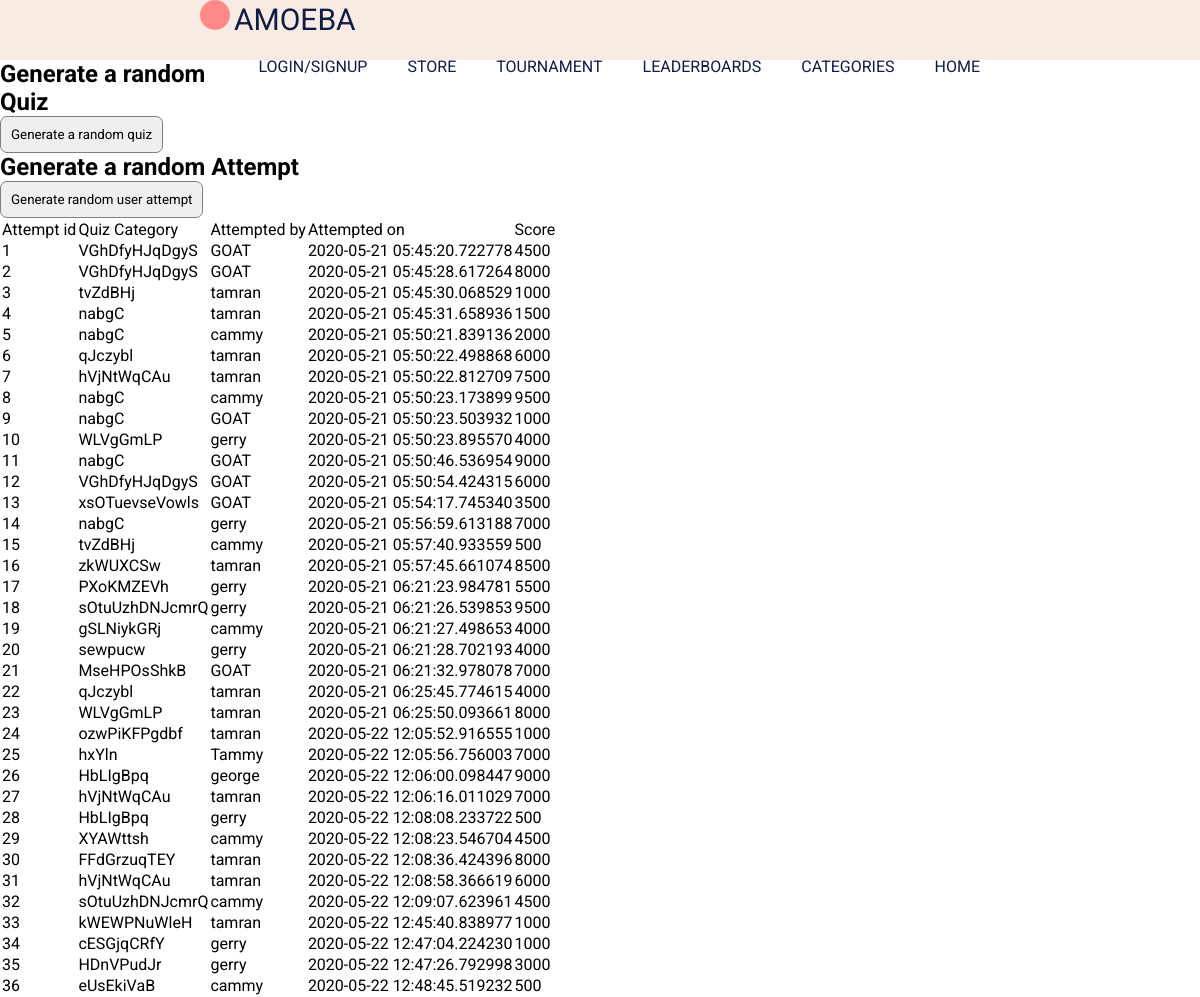
The app's page /pretendattempts with its own data.
### app/models.py (models this page shows, shortened)
class Attempt(db.Model):
  id = db.Column(db.Integer, primary_key=True)
  user_id = db.Column(db.Integer, db.ForeignKey('user.id'))
  quiz_id = db.Column(db.Integer, db.ForeignKey('quiz.id'))
  score = db.Column(db.Integer, index=True)
  date = db.Column(db.DateTime, index=True, default=datetime.utcnow)

class Quiz(db.Model):
  id = db.Column(db.Integer, primary_key=True)
  category = db.Column(db.String(32), index=True)
  quizname = db.Column(db.String(32), index=True, unique=True)
  filename = db.Column(db.String(32),unique=True)
  date_added = db.Column(db.DateTime, index=True, default=datetime.utcnow)
  user_id = db.Column(db.Integer, db.ForeignKey('user.id'))
  attempts = db.relationship('Attempt', backref = 'quiz', lazy = 'dynamic')

class User(UserMixin, db.Model):
  id = db.Column(db.Integer, primary_key=True)
  username = db.Column(db.String(20), unique=True, index=True, nullable=False)
  email = db.Column(db.String(120), unique=True, index=True, nullable=False)
  password_hash = db.Column(db.String(128))
  posted_quizes = db.relationship('Quiz', backref = 'postedby', lazy = 'dynamic')
  attempts = db.relationship('Attempt', backref = 'user', lazy = 'dynamic')
  is_admin = db.Column(db.Boolean, unique=False, default=False)

### app/routes.py (the view)
@app.route('/pretendattempts', methods=['GET','POST'])
def pretend_attempts():
  form1 = PretendGenQuiz()
  form2 = PretendGenAttempt()
  allattempts = Attempt.query.all()
  if form1.submitQuiz.data and form1.validate_on_submit():
    randomQuiz()
  elif form2.submitAttempt.data and form2.validate_on_submit():
    randomAttempt()
  return render_template('pretend_attempts.html', form1=form1, form2=form2, attempts=allattempts)

### app/testing.py
class PretendGenQuiz(FlaskForm):
  submitQuiz = SubmitField('Generate a random quiz')

class PretendGenAttempt(FlaskForm):
  submitAttempt = SubmitField('Generate random user attempt')

### app/templates/pretend_attempts.html (shortened to what this page needs)
{% extends "template.html" %}
{% block content%}
  <h2>Generate a random Quiz</h2>
  <form action="", method="post">
    <p>{{ form1.submitQuiz }}</p>
  </form>
  <h2>Generate a random Attempt</h2>
  <form action="", method="post">
    <p>{{ form2.submitAttempt }}</p>
  </form>
  <table>
    <tr>
      <td>Attempt id</td><td>Quiz Category</td><td>Attempted by</td><td>Attempted on</td><td>Score</td>
    </tr>
    {% for a in attempts %}
    <tr>
      <td>{{ a.id }}</td>
      <td>{{ a.quiz.category }}</td>
      <td>{{ a.user.username }}</td>
      <td>{{ a.date }}</td>
      <td>{{ a.score }}</td>
    </tr>
    {% endfor %}
  </table>
{% endblock %}

### app/templates/template.html (shortened to what this page needs)
<html lang="en">
  <head>
    {%block head%}
    <link
      rel="stylesheet"
      type="text/css"
      href="{{ url_for('static', filename =
    'styles/content.css')}}"
    />
    {% endblock %}
  </head>
  <body>
    <header>
      <div class="header-content">
        <div class="logo">
          <div id="amoeba-logo"></div>
          <span id="logo-text">AMOEBA</span>
        </div>
        <u1 class="navigation">
          <a>HOME</a>
          <a>CATEGORIES</a>
          <a>LEADERBOARDS</a>
          <a>TOURNAMENT</a>
          <a>STORE</a>
          {% if current_user.is_anonymous%}
          <a href="{{ url_for('signup_login') }}">LOGIN/SIGNUP</a>
          {% else %}
          <a href="{{ url_for('logout') }}">LOGOUT</a>
          {% endif %}
        </u1>
      </div>
    </header>
    {% block content %}{% endblock %}
  </body>
</html>

### app/static/styles/content.css (style rules this page uses)
* { padding: 0; margin: 0; list-style: none; text-decoration: none; font-family: 'roboto', sans-serif; box-sizing: border-box; }
body { background-color: white; }
header { width: 100%; height: 60px; display: block; background-color: #f7ebe4; }
.header-content { height: inherit; margin-left: 200px; margin-right: 200px; }
.logo { float: left; display: inline-block; color: #0f1c43; margin-top }
#amoeba-logo { background-color: #ff8989; border-radius: 50%; width: 30px; height: 30px; display: inline-block; }
#logo-text { font-size: 30px; }
.navigation { float: right; }
.navigation a { height: 100%; float: right; padding: 20px 20px; list-style: none; color: #0f1c43; }
p { font-size: 20px; color: #0f1c43; font-weight: heavy; line-height: 1.5em; }
input { border: none; }
input { border: 1px solid gray; border-radius: 7px; padding: 10px; }

### records on screen
Attempt: id "1", quiz.category "VGhDfyHJqDgyS", user.username "GOAT", date "2020-05-21 05:45:20.722778", score "4500"
Attempt: id "2", quiz.category "VGhDfyHJqDgyS", user.username "GOAT", date "2020-05-21 05:45:28.617264", score "8000"
Attempt: id "3", quiz.category "tvZdBHj", user.username "tamran", date "2020-05-21 05:45:30.068529", score "1000"
Attempt: id "4", quiz.category "nabgC", user.username "tamran", date "2020-05-21 05:45:31.658936", score "1500"
Attempt: id "5", quiz.category "nabgC", user.username "cammy", date "2020-05-21 05:50:21.839136", score "2000"
Attempt: id "6", quiz.category "qJczybl", user.username "tamran", date "2020-05-21 05:50:22.498868", score "6000"
Attempt: id "7", quiz.category "hVjNtWqCAu", user.username "tamran", date "2020-05-21 05:50:22.812709", score "7500"
Attempt: id "8", quiz.category "nabgC", user.username "cammy", date "2020-05-21 05:50:23.173899", score "9500"
Attempt: id "9", quiz.category "nabgC", user.username "GOAT", date "2020-05-21 05:50:23.503932", score "1000"
Attempt: id "10", quiz.category "WLVgGmLP", user.username "gerry", date "2020-05-21 05:50:23.895570", score "4000"
Attempt: id "11", quiz.category "nabgC", user.username "GOAT", date "2020-05-21 05:50:46.536954", score "9000"
Attempt: id "12", quiz.category "VGhDfyHJqDgyS", user.username "GOAT", date "2020-05-21 05:50:54.424315", score "6000"
Attempt: id "13", quiz.category "xsOTuevseVowls", user.username "GOAT", date "2020-05-21 05:54:17.745340", score "3500"
Attempt: id "14", quiz.category "nabgC", user.username "gerry", date "2020-05-21 05:56:59.613188", score "7000"
Attempt: id "15", quiz.category "tvZdBHj", user.username "cammy", date "2020-05-21 05:57:40.933559", score "500"
Attempt: id "16", quiz.category "zkWUXCSw", user.username "tamran", date "2020-05-21 05:57:45.661074", score "8500"
Attempt: id "17", quiz.category "PXoKMZEVh", user.username "gerry", date "2020-05-21 06:21:23.984781", score "5500"
Attempt: id "18", quiz.category "sOtuUzhDNJcmrQ", user.username "gerry", date "2020-05-21 06:21:26.539853", score "9500"
Attempt: id "19", quiz.category "gSLNiykGRj", user.username "cammy", date "2020-05-21 06:21:27.498653", score "4000"
Attempt: id "20", quiz.category "sewpucw", user.username "gerry", date "2020-05-21 06:21:28.702193", score "4000"
Attempt: id "21", quiz.category "MseHPOsShkB", user.username "GOAT", date "2020-05-21 06:21:32.978078", score "7000"
Attempt: id "22", quiz.category "qJczybl", user.username "tamran", date "2020-05-21 06:25:45.774615", score "4000"
Attempt: id "23", quiz.category "WLVgGmLP", user.username "tamran", date "2020-05-21 06:25:50.093661", score "8000"
Attempt: id "24", quiz.category "ozwPiKFPgdbf", user.username "tamran", date "2020-05-22 12:05:52.916555", score "1000"
Attempt: id "25", quiz.category "hxYln", user.username "Tammy", date "2020-05-22 12:05:56.756003", score "7000"
Attempt: id "26", quiz.category "HbLIgBpq", user.username "george", date "2020-05-22 12:06:00.098447", score "9000"
Attempt: id "27", quiz.category "hVjNtWqCAu", user.username "tamran", date "2020-05-22 12:06:16.011029", score "7000"
Attempt: id "28", quiz.category "HbLIgBpq", user.username "gerry", date "2020-05-22 12:08:08.233722", score "500"
Attempt: id "29", quiz.category "XYAWttsh", user.username "cammy", date "2020-05-22 12:08:23.546704", score "4500"
Attempt: id "30", quiz.category "FFdGrzuqTEY", user.username "tamran", date "2020-05-22 12:08:36.424396", score "8000"
Attempt: id "31", quiz.category "hVjNtWqCAu", user.username "tamran", date "2020-05-22 12:08:58.366619", score "6000"
Attempt: id "32", quiz.category "sOtuUzhDNJcmrQ", user.username "cammy", date "2020-05-22 12:09:07.623961", score "4500"
Attempt: id "33", quiz.category "kWEWPNuWleH", user.username "tamran", date "2020-05-22 12:45:40.838977", score "1000"
Attempt: id "34", quiz.category "cESGjqCRfY", user.username "gerry", date "2020-05-22 12:47:04.224230", score "1000"
Attempt: id "35", quiz.category "HDnVPudJr", user.username "gerry", date "2020-05-22 12:47:26.792998", score "3000"
Attempt: id "36", quiz.category "eUsEkiVaB", user.username "cammy", date "2020-05-22 12:48:45.519232", score "500"
